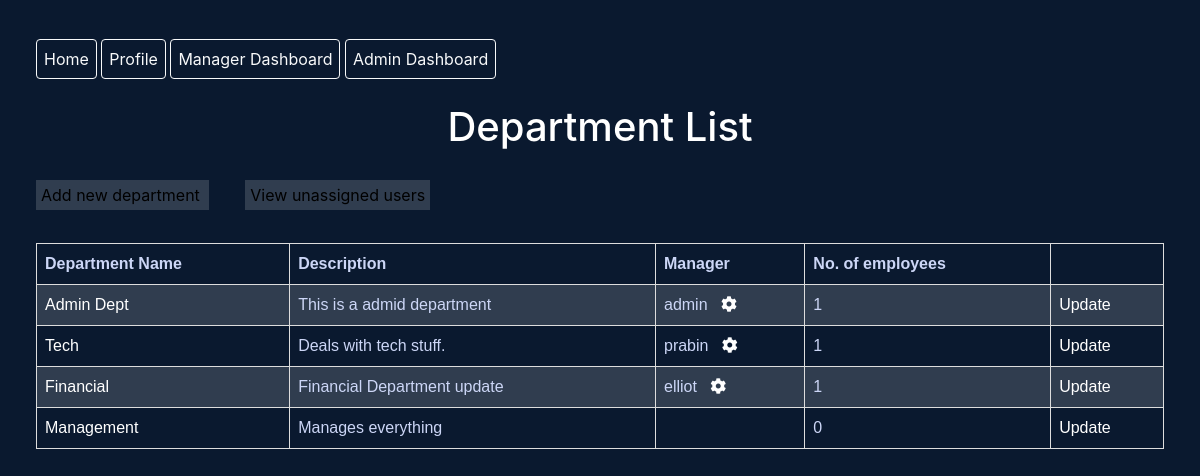
Before: /ad/department-list (signed in) with the older database file.
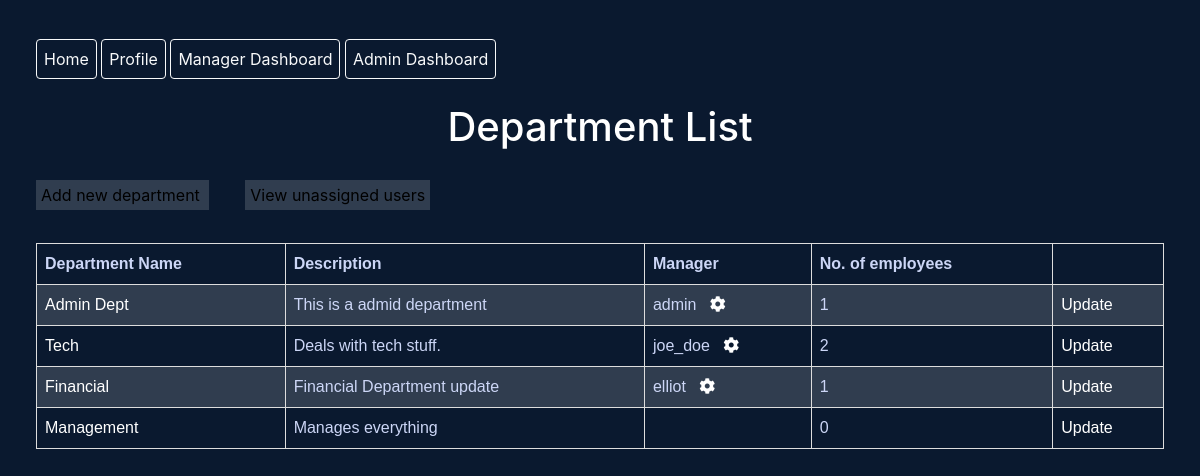
After: the same page with the newer database file.
### core/models.py (models this page shows, shortened)
class Department(models.Model):
	name = models.CharField(max_length=60)
	description = models.CharField(max_length=264)

class EmployeeJobInfo(models.Model):
	user = models.OneToOneField(User, on_delete=models.CASCADE)
	job_title = models.CharField(max_length=50)
	rank = models.CharField(max_length=25, choices=rank_choices)
	working_hours = models.CharField(max_length=25, choices=working_hours_choices)
	department = models.ForeignKey(Department, on_delete=models.SET_NULL, blank=True, null=True)
	roles = models.ForeignKey(Role, on_delete=models.SET_NULL, blank=True, null=True)
	Pay_Grade = models.ForeignKey(PayGrade, on_delete=models.SET_NULL, blank=True, null=True)
	isManager = models.BooleanField(default=False)

### assignment/views.py (the view)
# urls.py: path('department-list', DepartmentList.as_view(), name='department-list'),
class DepartmentList(AdminRequiredMixin, ListView):
	template_name = "assignment/departmentlist.html"
	model = Department
	context_object_name = 'department'
	def get_context_data(self, **kwargs):
		context = super().get_context_data(**kwargs)
		context['department'] = Department.objects.all()
		context['department_count'] = []
		context['dept_manager'] = []
		for dept in context['department']:
			dept_manager = {
				'department_name': dept.name,
				'dept_manager' : DepartmentManager.objects.filter(department=dept)
			}
			count = {
				'department_name': dept.name,
				'count' : EmployeeJobInfo.objects.filter(department=dept).count(),
				'dept_manager' : EmployeeJobInfo.objects.filter(department=dept).filter(isManager=True)
			}
			context['dept_manager'].append(dept_manager)
			context['department_count'].append(count)
		return context

### assignment/views.py (called while the page is built)
    def dispatch(self, request, *args, **kwargs):
        usr = request.user
        if usr.is_authenticated and usr.is_superuser:
            pass
        else:
            return redirect('core:index')
        return super().dispatch(request, *args, **kwargs)

### core/context_processors.py (called while the page is built)
def check_authorization(request):
	if request.user.is_superuser:
		user_is_admin = True
	else:
		user_is_admin = False
	if request.user.is_authenticated:
		user_is_authenticated = True
		jobinfo = EmployeeJobInfo.objects.filter(user = request.user)[0]
		if jobinfo and jobinfo.isManager == True:
			user_is_manager = True
		else:
			user_is_manager = False
	else:
		user_is_authenticated = False
		user_is_manager = False
	return {
		'user_is_authenticated' : user_is_authenticated,
		'user_is_admin': user_is_admin,
		'user_is_manager' : user_is_manager,
	}

### assignment/templates/assignment/departmentlist.html (shortened to what this page needs)
{% extends 'core/base.html' %}
{% block content %}
	<h1>Department List</h1>
	<br>
	<a class='add-dept' href="{% url 'createMode:create-departent' %}">
		Add new department
	</a>
	<a class='add-dept' href="{% url 'assignment:unassigned-list' %}">
		View unassigned users
	</a>
	<table>
		<tr>
			<th>Department Name</th>
			<th>Description</th>
			<th>Manager</th>
			<th>No. of employees</th>
			<th></th>
		</tr>
			{% for department in department %}
				<tr>
			    	<td> <a href="{% url 'assignment:userlist' department.pk %}">
			    		{{ department.name}}
			    	</a></td>
			    	<td> {{ department.description }}</td>
			    	<td>
						{% for dept in department_count  %}
							{% if dept.department_name == department.name %}
								{% for manager in dept.dept_manager %}
									{{ manager.user.username }}
									<a href="{% url 'createMode:jobinfo-update' manager.pk %}"><i class="fas fa-cog"></i></a>
								 <br>
								{% endfor %}
							{% endif %}
					{% endfor %}
			    	</td>
			    	<td>
			    		{% for dept in department_count  %}
							{% if dept.department_name == department.name %}
								{{ dept.count }}
							{% endif %}
					{% endfor %}
			    	</td>
			    	<td>
			    		<a href="{% url 'createMode:update-department' department.pk %}">Update</a>
			    	</td>
			    </tr>
			{% endfor %}
	</table>
{% endblock %}

### core/templates/core/base.html (shortened to what this page needs)
{% load static %}
<!DOCTYPE html>
<html>
<head>
	<link rel="stylesheet" type="text/css" href="{% static 'core/bootstrap.min.css' %}">
	<link rel="stylesheet" href="https://use.fontawesome.com/releases/v5.0.8/css/all.css">
	<link rel="stylesheet" type="text/css" href="{% static 'core/style.css' %}">
	<link rel="stylesheet" type="text/css" href="{% static 'assignment/style.css' %}">
</head>
<body>
		{% if user_is_authenticated %}
		<div class="box-element mt-4">
			<a class="btn btn-outline-light" href="{% url 'core:index' %}">
				Home
			</a>
			<a class="btn btn-outline-light" href="{% url 'core:profile' %}">
				Profile
			</a>
			{% if user_is_manager %}
				<a class="btn btn-outline-light" href="{% url 'core:manager-dashboard' %}">
					Manager Dashboard
				</a>
			{% endif %}
			{% if user_is_admin %}
				<a class="btn btn-outline-light" href="{% url 'assignment:admin-index' %}">
					Admin Dashboard
				</a>
			{% endif %}
		</div>
		{% endif %}
		<br>
	{% block content %}
	{% endblock %}
</body>
</html>

### core/static/core/style.css (style rules this page uses)
html, body { background-color: #0a192f; color: rgb(204, 214, 246); }
h1, h2, h3, h4, h5 { color: white; }
.btn { margin-top: 15px; padding: 7px; cursor: pointer; }
table { width: 350px; padding: 15px 100px; }

### assignment/static/assignment/style.css (style rules this page uses)
table { font-family: arial, sans-serif; border-collapse: collapse; width: 94%; margin-left: 3%; margin-top: 3% }
td, th { border: 1px solid #dddddd; text-align: left; padding: 8px; }
tr:nth-child(even) { background-color: #dddddd2e; }
a { color: black; text-decoration: none; }
h1,h3 { text-align: center; }
td > a { color: white; }
.add-dept { color: black; background-color: #303d4f; margin-left: 3%; padding: 5px; }
.box-element { padding-left: 3%; }

Changed rows visible on the page:
changed Department "Tech": loses EmployeeJobInfo (user.username "prabin")
added EmployeeJobInfo: user.username "joe_doe", shown under Department "Tech"
Other visible differences:
new list line: "2"
list line gone: "1"
